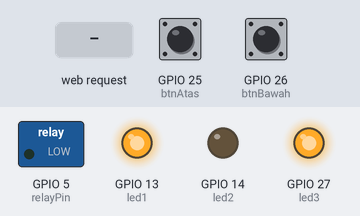
This sketch was run on a simulated ESP32. Parts: switched loads named in the sketch (green lamp = pin HIGH), output pins drawn as LEDs (lit = HIGH). Dashed ring = blinking. Inputs (shaded band) come from the test bench; at power-on: GPIO 25 (btnAtas) LOW, GPIO 26 (btnBawah) HIGH. WiFi joins after 1.5 s; servers stay silent unless stated; the audio player accepts every command and is not drawn; what the sketch prints to the serial monitor is not drawn.

Above: at 6.2 s.
6.3 s: GPIO 25 (btnAtas) pulled HIGH for 0.15 s
At 6.37 s:
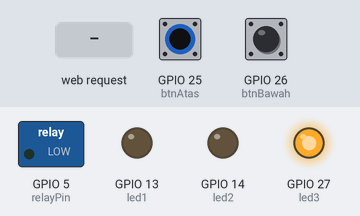
7.9 s: GPIO 25 (btnAtas) pulled HIGH for 3.2 s
At 12.3 s:
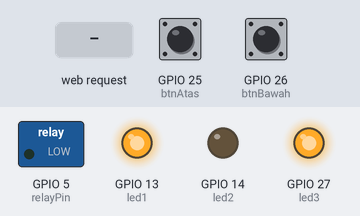
12.6 s: GPIO 26 (btnBawah) pulled LOW for 3.2 s
At 13.7 s:
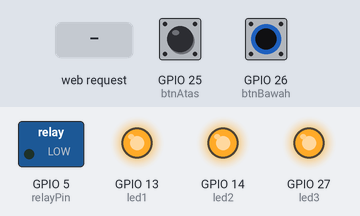
17.3 s: GPIO 25 (btnAtas) driven HIGH and GPIO 26 (btnBawah) driven LOW
At 18.4 s:
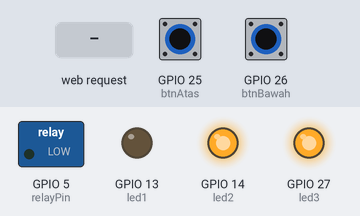
18.8 s: HTTP request GET /sinyal?status=1 received
At 18.9 s:
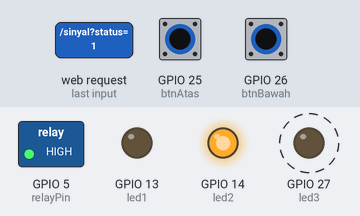
21.8 s: GPIO 26 (btnBawah) driven HIGH
At 22.1 s:
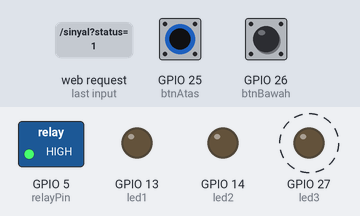
Timing chart, 0 to 25.8 s (numbered marks = the images above; inputs shaded):
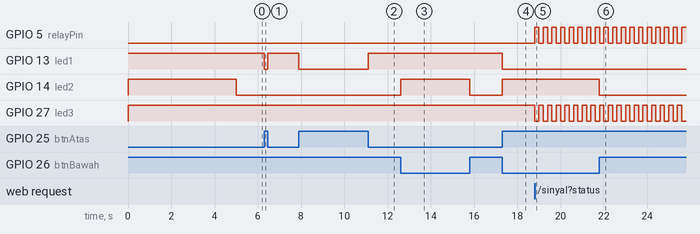

The sketch:

tes_komponen5.ino
```cpp
#include <WiFi.h>
#include <WebServer.h>
#include <DFRobotDFPlayerMini.h>

DFRobotDFPlayerMini myDFPlayer;
WebServer server(80);

// --- PENGATURAN WIFI ---
const char* ssid = "lord hytam";
const char* password = "satusampai8";

// --- PIN DEFINITIONS ---
const int led1 = 13;     // Indikator Siaga (Armed)
const int led2 = 14;     // Indikator Senyap (Muted)
const int led3 = 27;     // Indikator Bahaya (Aktif)
const int btnAtas = 25;  // Saklar Siaga
const int btnBawah = 26; // Saklar Senyap
const int relayPin = 5;  // Relay Strobo

// --- VARIABEL STATUS SISTEM ---
int statusSistem = 0; // 0: Aman, 1: Strobo, 2: Strobo+Sirine, 3: Strobo+Voice
int statusAudio = 0;  // Mencatat track apa yang sedang diputar

// --- VARIABEL TIMER KEDIP ---
unsigned long waktuKedip = 0;
bool statusKedip = false;

// --- FUNGSI MENERIMA SINYAL DARI PYTHON ---
void handleSinyal() {
  if (server.hasArg("status")) {
    int nilai = server.arg("status").toInt();

    if (nilai >= 0 && nilai <= 3) {
      statusSistem = nilai;

      // KITA NGGAK PAKAI SERIAL.PRINT DI SINI BIAR DFPLAYER NGGAK MABUK!
      server.send(200, "text/plain", "Perintah Skenario Dieksekusi.");
    } else {
      server.send(400, "text/plain", "Skenario tidak dikenal!");
    }
  } else {
    server.send(400, "text/plain", "Format salah!");
  }
}

void setup() {
  pinMode(led1, OUTPUT); pinMode(led2, OUTPUT); pinMode(led3, OUTPUT);
  digitalWrite(led1, HIGH); digitalWrite(led2, HIGH); digitalWrite(led3, HIGH);

  pinMode(btnAtas, INPUT); pinMode(btnBawah, INPUT);

  pinMode(relayPin, OUTPUT);
  digitalWrite(relayPin, LOW);

  // 1. BUKA JALUR KE LAPTOP DULU BUAT NGECEK IP (BAUD 115200)
  Serial.begin(115200);
  WiFi.begin(ssid, password);
  while (WiFi.status() != WL_CONNECTED) { delay(500); }

  Serial.println("\nKoneksi Berhasil!");
  Serial.print("IP ESP32: ");
  Serial.println(WiFi.localIP());
  Serial.println("Sistem Siaga. Beralih ke DFPlayer dalam 2 detik...");

  // Kasih waktu sebentar biar tulisan di atas kebaca di Serial Monitor
  delay(2000);

  // 2. TUTUP JALUR LAPTOP, GANTI KECEPATAN KHUSUS BUAT DFPLAYER (BAUD 9600)
  Serial.begin(9600);
  delay(1000);

  // Sekarang Serial TX0/RX0 murni cuma buat ngobrol sama modul MP3
  if (myDFPlayer.begin(Serial)) {
    myDFPlayer.volume(20);
  }

  server.on("/sinyal", handleSinyal);
  server.begin();
}

void loop() {
  server.handleClient();

  bool isArmed = (digitalRead(btnAtas) == HIGH);
  bool isMuted = (digitalRead(btnBawah) == HIGH);

  digitalWrite(led1, isArmed ? LOW : HIGH);
  digitalWrite(led2, isMuted ? LOW : HIGH);

  // --- EKSEKUSI SKENARIO DARI PYTHON ---
  if (isArmed && statusSistem > 0) {

    // 1. Logika Kedip Strobo Tiap 200ms (Biar ESP32 Nggak Pingsan)
    unsigned long waktuSekarang = millis();
    if (waktuSekarang - waktuKedip >= 200) {
      waktuKedip = waktuSekarang;
      statusKedip = !statusKedip;

      digitalWrite(led3, statusKedip ? LOW : HIGH);
      digitalWrite(relayPin, statusKedip ? HIGH : LOW);
    }

    // 2. Logika Pemutaran Audio Skenario 2 & 3
    if (!isMuted) {
      if (statusSistem == 2 && statusAudio != 1) {
        myDFPlayer.play(1); // Putar Sirine
        statusAudio = 1;
      }
      else if (statusSistem == 3 && statusAudio != 2) {
        myDFPlayer.play(2); // Putar Voice
        statusAudio = 2;
      }
    }

  } else {
    // --- KONDISI AMAN (Status 0) ---
    digitalWrite(led3, HIGH);
    digitalWrite(relayPin, LOW);

    if (statusAudio > 0) {
      myDFPlayer.pause();
      statusAudio = 0;
    }
  }
}
```

Measured:
- after the input at 6.3 s, GPIO 13 (led1): HIGH → LOW at once, → HIGH 0.15 s later
- after the input at 7.9 s, GPIO 13 (led1): HIGH → LOW at once, → HIGH 3.2 s later
- after the input at 12.6 s, GPIO 14 (led2): LOW → HIGH at once, → LOW 3.2 s later
- after the input at 17.3 s, GPIO 13 (led1): HIGH → LOW at once; GPIO 14 (led2): LOW → HIGH at once
- after the input at 18.8 s, GPIO 5 (relayPin), GPIO 27 (led3): alternates HIGH for 0.20 s and LOW for 0.20 s, starting at once
- after the input at 21.8 s, GPIO 14 (led2): HIGH → LOW at once
